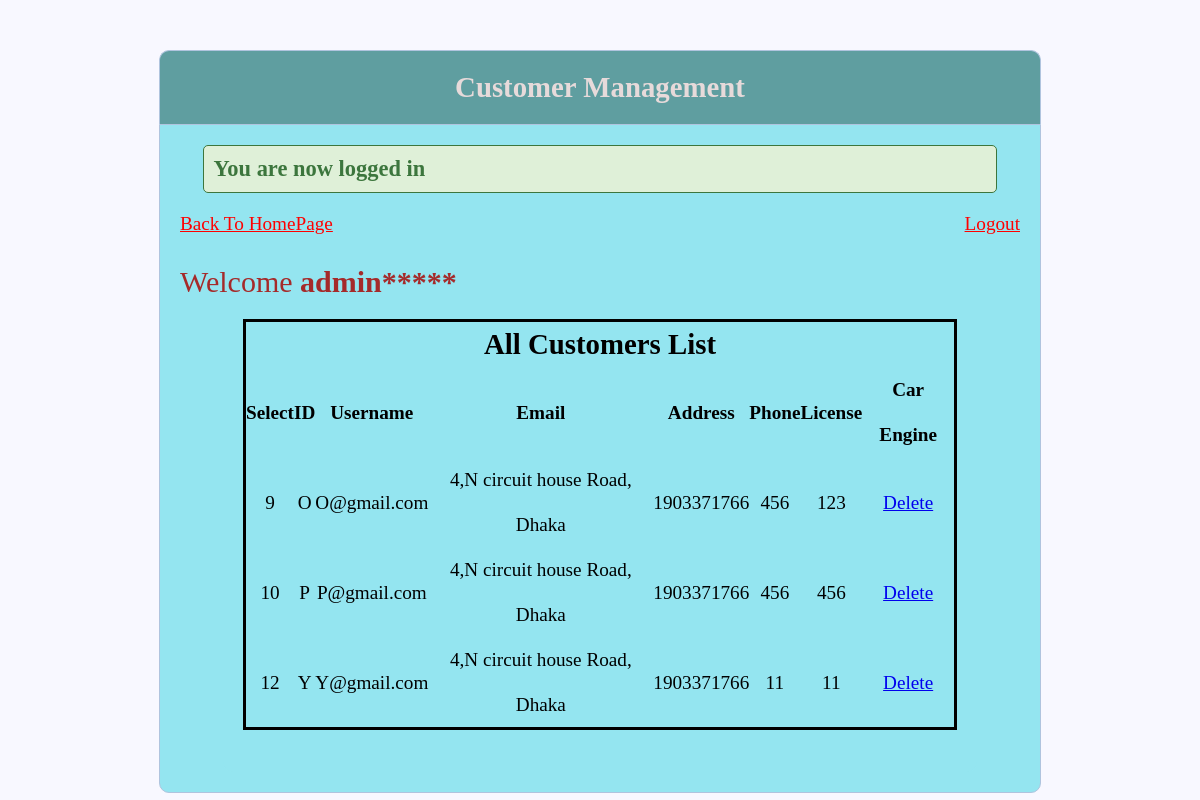
Page /System/admin_edit_customerList.php (signed in) on the committed database.
### tables this page shows
CREATE TABLE `users` (
  `user_id` int(11) NOT NULL,
  `username` varchar(255) NOT NULL,
  `email` varchar(255) NOT NULL,
  `password` varchar(255) NOT NULL,
  `address` varchar(255) NOT NULL,
  `phone_no` int(25) NOT NULL,
  `car_license_no` varchar(255) NOT NULL,
  `car_engine_no` varchar(255) NOT NULL,
  `user_type` int(11) NOT NULL DEFAULT 0
);

### System/admin_edit_customerList.php (the view, shortened to what this page needs)
<!DOCTYPE html>
<html>
<head>
  <link rel="stylesheet" type="text/css" href="style.css">
</head>
<body class="admin_index_body" style="background-image:url(Images/demo2.jpg); width:100%; background-size: cover;">
  <div class="header">
    <h2>Customer Management</h2>
  </div>
  <div class="content">
    <?php if (isset($_SESSION['success'])) : ?>
      <div class="error success">
        <h3>
          <?php
          echo $_SESSION['success'];
          ?>
        </h3>
      </div>
    <?php endif ?>
    <?php if (isset($_SESSION['username'])) : ?>
      <p style="float: left; ">
        <a href="admin_index.php" style="color: red;">Back To HomePage</a>
      </p>
      <p style="float: right;">
        <a href="index.php?logout='1'" style="color: red;">Logout</a>
      </p><br>
      <p style="color:brown;font:30px solid bold;  padding-top:30px;">Welcome <strong><?php echo $_SESSION['username'] . "*****"; ?></strong></p>
      <?php
      $db = mysqli_connect('localhost', 'root', '', 'Car_service');
      $query =
        "SELECT * from users where user_type='0'";
      $result = mysqli_query($db, $query) or die($query . "<br/><br/>" . mysqli_error($db));
      ?>
      <?php if (mysqli_num_rows($result) >= 1) : ?>
        <p text-align='center'>
        <form style="width: 85%;border: none;" method="post">
          <table style="width:100%; line-height:45px;border: 1px;text-align:center;border: 3px solid black;text-align:center;border-collapse: collapse;">
            <tr>
              <th colspan="8">
                <h2> All Customers List </h2>
              </th>
            </tr>
            <t>
              <th>Select</th>
              <th>ID</th>
              <th>Username</th>
              <th>Email</th>
              <th>Address</th>
              <th>Phone</th>
              <th>License</th>
              <th>Car Engine</th>
            </t>
            <?php while ($rows = mysqli_fetch_assoc($result)) {
            ?>
              <tr style="text-align:center">
                <td><?php echo $rows['user_id'] ?></td>
                <td><?php echo $rows['username'] ?></td>
                <td><?php echo $rows['email'] ?></td>
                <td><?php echo $rows['address'] ?></td>
                <td><?php echo $rows['phone_no'] ?></td>
                <td nowrap="nowrap"><?php echo $rows['car_license_no'] ?></td>
                <td><?php echo $rows['car_engine_no'] ?></td>
                <td align="center"><a href="deleteCustomer.php?id=<?php echo $rows["user_id"]; ?>">Delete</a></td>
              </tr>
            <?php
            }
            ?>
          </table><br>
        </form>
        </p>
      <?php endif ?>
    <?php endif ?>
</body>
</html>

### System/style.css (style rules this page uses)
* { margin: 0px; padding: 0px; }
body { font-size: 120%; background: #F8F8FF; }
.header { width: 70%; background-color: cadetblue; margin: 50px auto 0px; color: rgb(231, 218, 218); text-align: center; border: 1px solid #B0C4DE; border-bottom: none; border-radius: 10px 10px 0px 0px; padding: 20px; }
form, .content { width: 70%; margin: 0px auto; padding: 20px; border: 1px solid #B0C4DE; background: rgb(148, 229, 240); border-radius: 0px 0px 10px 10px; }
.error { width: 92%; margin: 0px auto; padding: 10px; border: 1px solid #a94442; color: #a94442; background: #f2dede; border-radius: 5px; text-align: left; }
.success { color: #3c763d; background: #dff0d8; border: 1px solid #3c763d; margin-bottom: 20px; }

### rows in the picture
users: user_id "9", username "O", email "O@gmail.com", address "4,N circuit house Road, Dhaka", phone_no "1903371766", car_license_no "456", car_engine_no "123"
users: user_id "10", username "P", email "P@gmail.com", address "4,N circuit house Road, Dhaka", phone_no "1903371766", car_license_no "456", car_engine_no "456"
users: user_id "12", username "Y", email "Y@gmail.com", address "4,N circuit house Road, Dhaka", phone_no "1903371766", car_license_no "11", car_engine_no "11"

### other values in the picture
$_SESSION['success'] "You are now logged in"
$_SESSION['username'] "admin"
